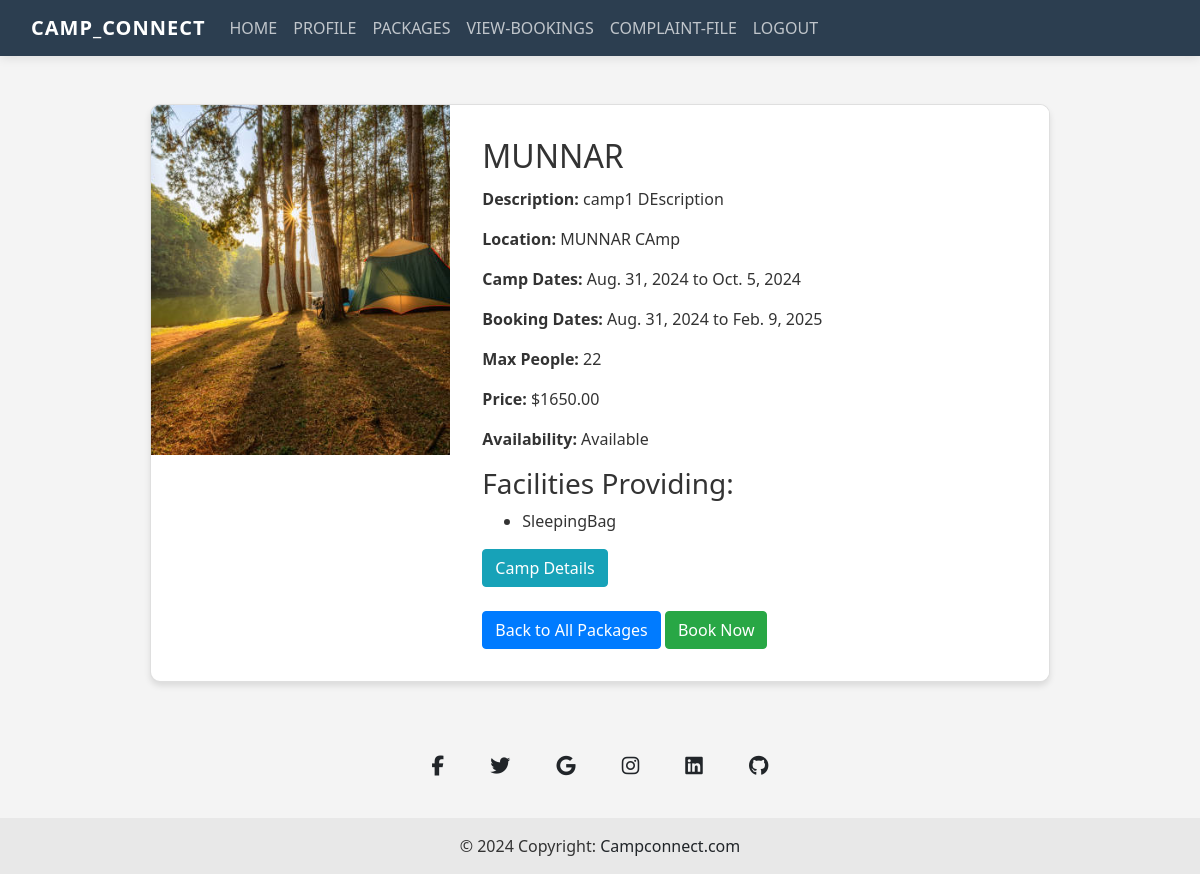
/User/view_package/7/, run on the app's committed database.
### Camp/models.py (models this page shows)
class CampPackage(models.Model):
    camp = models.ForeignKey('Camp', on_delete=models.CASCADE, related_name='packages')
    package_name = models.CharField(max_length=100)
    description = models.TextField()
    location = models.TextField()
    camp_start_date = models.DateField(auto_now_add=True)
    camp_end_date = models.DateField()
    booking_start_date =models.DateField(auto_now_add=True)
    booking_end_date = models.DateField()
    max_people = models.PositiveIntegerField()
    facilities_provided = models.ManyToManyField('CampFacility', related_name='camp_packages', blank=True)
    price = models.DecimalField(max_digits=10, decimal_places=2)
    availability = models.BooleanField(default=True)
    images = models.ImageField(upload_to='package_images/', blank=True, null=True)

class CampFacility(models.Model):
    CAMP_ITEM_CHOICES = [
        ('Bed', 'Bed'),
        ('Tent', 'Tent'),
        ('Food', 'Food'),
        ('Stool', 'Stool'),
        ('SleepingBag', 'Sleeping Bag'),
        ('Lantern', 'Lantern'),
        ('CampFire', 'Camp Fire'),
        ('FirstAid', 'First Aid Kit'),
        ('CookingGear', 'Cooking Gear'),
        ('Water', 'Water Supply'),
    ]
    facility_name = models.CharField(max_length=100, choices=CAMP_ITEM_CHOICES)
    quantity_available = models.PositiveIntegerField(default=0)
    price_per_item = models.DecimalField(max_digits=10, decimal_places=2, default=0.00)
    description = models.TextField(blank=True, null=True)
    camp = models.ForeignKey('Camp', on_delete=models.CASCADE, related_name='facilities')

### User/views.py (the view)
# urls.py: path('view_package/<int:package_id>/', views.view_Single_package, name='view_Single_package'),
def view_Single_package(request, package_id):
    package = get_object_or_404(CampPackage, id=package_id)
    camp_profile = get_object_or_404(CampProfile, camp=package.camp)
    camp_provider_name = package.camp.camp_provider_name
    feedbacks = Feedback.objects.filter(camp=package.camp).order_by('-created_at')
    stars = [1, 2, 3, 4, 5]
    context = {
        'package': package,
        'camp_profile': camp_profile,
        'camp_provider_name': camp_provider_name,
        'feedbacks': feedbacks,
        'camp': package.camp,
        'stars': stars,
    }
    return render(request, 'User/View_Single_package.html', context)

### User/templates/User/View_Single_package.html (shortened to what this page needs)
<!DOCTYPE html>
<html lang="en">
<head>
    <link href="https://stackpath.bootstrapcdn.com/bootstrap/4.5.2/css/bootstrap.min.css" rel="stylesheet">
</head>
<body>
    <nav class="navbar navbar-expand-lg navbar-light bg-light">
        <div class="container-fluid">
            <a class="navbar-brand" href="{% url 'User:User_home' %}"><b style="text-transform: uppercase;">Camp_Connect</b></a>
            <div class="collapse navbar-collapse" id="navbarNavAltMarkup">
                <div class="navbar-nav" style="text-transform: uppercase;">
                    <a class="nav-link active" aria-current="page" href="{% url 'User:User_home' %}">Home</a>
                    <a class="nav-link active" aria-current="page" href="{% url 'User:view_profile' %}">Profile</a>
                    <a class="nav-link" href="{% url 'User:view_all_packages' %}">Packages</a>
                    <a class="nav-link" href="{% url 'User:view_bookings' %}">View-Bookings</a>
                    <a class="nav-link" href="{% url 'User:submit_complaint' %}">Complaint-File</a>
                    <a class="nav-link" href="{% url 'User:Index' %}">LOGOUT</a>
                </div>
            </div>
        </div>
    </nav>
    <div class="container mt-5">
        <div class="card card-center">
            <div class="row no-gutters">
                <div class="col-md-4">
                    <img src="{{ package.images.url }}" class="img-left" alt="Package Image">
                </div>
                <div class="col-md-8">
                    <div class="card-body">
                        <h2 class="card-title">{{ package.package_name }}</h2>
                        <p class="card-text"><strong>Description:</strong> {{ package.description }}</p>
                        <p class="card-text"><strong>Location:</strong> {{ package.location }}</p>
                        <p class="card-text"><strong>Camp Dates:</strong> {{ package.camp_start_date }} to {{ package.camp_end_date }}</p>
                        <p class="card-text"><strong>Booking Dates:</strong> {{ package.booking_start_date }} to {{ package.booking_end_date }}</p>
                        <p class="card-text"><strong>Max People:</strong> {{ package.max_people }}</p>
                        <p class="card-text"><strong>Price:</strong> ${{ package.price }}</p>
                        <p class="card-text"><strong>Availability:</strong> <span id="availabilityStatus">{{ package.availability|yesno:"Available,Not Available" }}</span></p>
                        <h3>Facilities Providing:</h3>
                        <ul>
                            {% for facility in package.facilities_provided.all %}
                                <li>{{ facility.facility_name }}</li>
                            {% endfor %}
                        </ul>
                        <h3>
                            <a class="btn btn-info" data-toggle="collapse" href="#campInfo" role="button" aria-expanded="false" aria-controls="campInfo">
                                Camp Details
                            </a>
                        </h3>
                        <a href="{% url 'User:view_all_packages' %}" class="btn btn-primary mt-3">Back to All Packages</a>
                        <a href="{% url 'User:book_package' package.id %}" class="btn btn-success mt-3 book-now-btn" data-booking-end-date="{{ package.booking_end_date|date:'Y-m-d' }}">Book Now</a>
                    </div>
                </div>
            </div>
        </div>
    </div>
    <footer class="text-center bg-body-tertiary">
        <div class="container pt-4">
            <section class="mb-4">
                <a data-mdb-ripple-init class="btn btn-link btn-floating btn-lg text-body m-1" href="#!" role="button" data-mdb-ripple-color="dark"><i class="fab fa-facebook-f"></i></a>
                <a data-mdb-ripple-init class="btn btn-link btn-floating btn-lg text-body m-1" href="#!" role="button" data-mdb-ripple-color="dark"><i class="fab fa-twitter"></i></a>
                <a data-mdb-ripple-init class="btn btn-link btn-floating btn-lg text-body m-1" href="#!" role="button" data-mdb-ripple-color="dark"><i class="fab fa-google"></i></a>
                <a data-mdb-ripple-init class="btn btn-link btn-floating btn-lg text-body m-1" href="#!" role="button" data-mdb-ripple-color="dark"><i class="fab fa-instagram"></i></a>
                <a data-mdb-ripple-init class="btn btn-link btn-floating btn-lg text-body m-1" href="#!" role="button" data-mdb-ripple-color="dark"><i class="fab fa-linkedin"></i></a>
                <a data-mdb-ripple-init class="btn btn-link btn-floating btn-lg text-body m-1" href="#!" role="button" data-mdb-ripple-color="dark"><i class="fab fa-github"></i></a>
            </section>
        </div>
        <div class="text-center p-3" style="background-color: rgba(0, 0, 0, 0.05);">
            © 2024 Copyright:
            <a class="text-body" href="www.campconnect.com">Campconnect.com</a>
        </div>
    </footer>
</body>
</html>

### User/templates/User/View_Single_package.html (style rules this page uses)
.card-center { max-width: 800px; margin: auto; }
.img-left { max-width: 100%; height: auto; }
.navbar { background-color: var(--primary-color) !important; box-shadow: 0 2px 10px rgba(0, 0, 0, 0.1); }
.navbar-brand { color: white !important; font-weight: bold; letter-spacing: 1px; }
.navbar-nav .nav-link { color: rgba(255, 255, 255, 0.7) !important; transition: all 0.3s ease; position: relative; }
.navbar-nav .nav-link::after { content: ''; position: absolute; width: 0; height: 2px; bottom: -5px; left: 50%; background-color: var(--secondary-color); transition: all 0.3s ease; }
:root { --primary-color: #2c3e50; --secondary-color: #2196F3; --accent-color: #FF5722; --text-color: #333; }
body { background-color: #f4f4f4; font-family: 'Segoe UI', Tahoma, Geneva, Verdana, sans-serif; color: var(--text-color); }
.card-center { max-width: 900px; margin: 2rem auto; box-shadow: 0 4px 6px rgba(0,0,0,0.1); border-radius: 10px; overflow: hidden; transition: transform 0.3s ease; }
.img-left { width: 100%; height: 350px; object-fit: cover; transition: transform 0.3s ease; }
.card-body { background-color: #fff; padding: 2rem; }

### data on the page
CampPackage: images (picture), package_name "MUNNAR", description "camp1 DEscription", location "MUNNAR CAmp", camp_start_date "Aug. 31, 2024", camp_end_date "Oct. 5, 2024", booking_start_date "Aug. 31, 2024", booking_end_date "Feb. 9, 2025", max_people "22", price "1650.00", availability "Available"
CampFacility: facility_name "SleepingBag"
